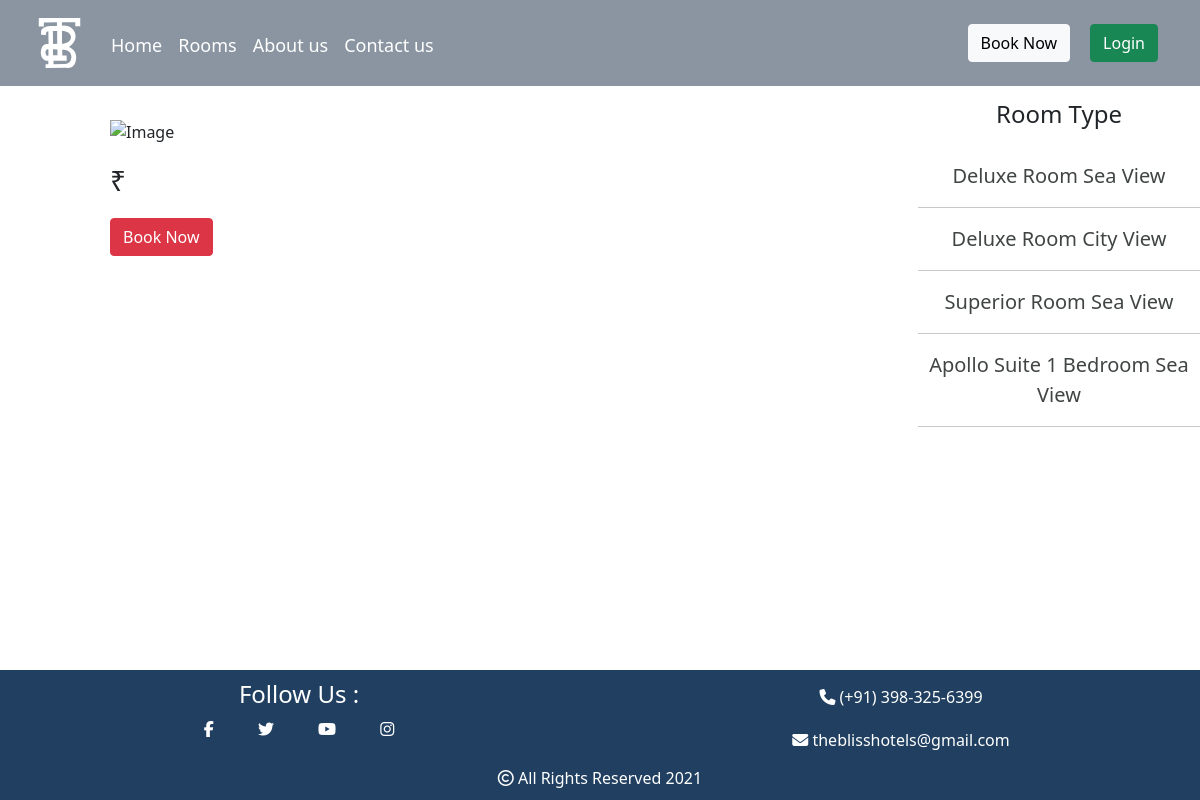
The page /room_details.php on the database its author committed.
### tables this page shows
CREATE TABLE `roomtypemst` (
  `Room_type_id` varchar(10) NOT NULL,
  `Room_Name` varchar(50) NOT NULL,
  `Image` varchar(100) NOT NULL,
  `Room_tariff` decimal(10,2) DEFAULT NULL,
  `Room_desc` varchar(450) NOT NULL,
  PRIMARY KEY (`Room_type_id`)
);

### room_details.php (the view, shortened to what this page needs)
<!DOCTYPE html>
<html>
<body style="margin-top:50px;">
<?php
  include('Menu Bar.php');
  include('connection.php');
  $room_type_id=$_GET['room_type_id'];
  $sql=mysqli_query($con,"select * from roomtypemst where room_type_id='$room_type_id' ");
  $res=mysqli_fetch_assoc($sql);
  $amount =moneyFormatIndia(substr($res['Room_tariff'],0,-3));
?>
<div class="row first-element">
    <div class="col-sm-9 room-details">
          <img src="image/rooms/<?php echo $res['Image']; ?>" height="400px" alt="Image">
          <h3><?php echo "₹ ".$amount; ?></h3>
          <a href="Booking Form.php?room_type_id=<?php echo $res['Room_type_id'] ?>" class="btn btn-danger">Book Now</a>
    </div>
  <div class="col-sm-3">
    <div class="panel panel-primary">
      <div class="panel-heading">
        <h4 align="center">Room Type</h4>
      </div><br>
      <div class="panel-body-right text-center room-list">
<?php
  include('connection.php');
  $sql1=mysqli_query($con,"select * from roomtypemst");
  while($list= mysqli_fetch_assoc($sql1)){
?>
        <a href="room_details.php?room_type_id=<?php echo $list['Room_type_id']; ?>"><?php echo $list['Room_Name']; ?></a><hr>
<?php } ?>
      </div>
    </div>
  </div>
</div>
  <?php
      include('footer.php')
  ?>
</body>
</html>

### css/custom.css (style rules this page uses)
html { position: relative; min-height: 100%; margin:0px; padding: 0px; overflow-x: hidden; }
body { margin: 0 0 130px; padding-bottom: 25px; }
.forget *,.room-list a { text-decoration: none; font-size: 20px; }
.forget *,.room-list a,.contact a { color: #404544; display: inline; }
.first-element { margin-top:100px; }
.room-details * { margin: auto 110px 20px; }

### rows shown on the page
roomtypemst: Room_Name "Deluxe Room Sea View"
roomtypemst: Room_Name "Deluxe Room City View"
roomtypemst: Room_Name "Superior Room Sea View"
roomtypemst: Room_Name "Apollo Suite 1 Bedroom Sea View"
